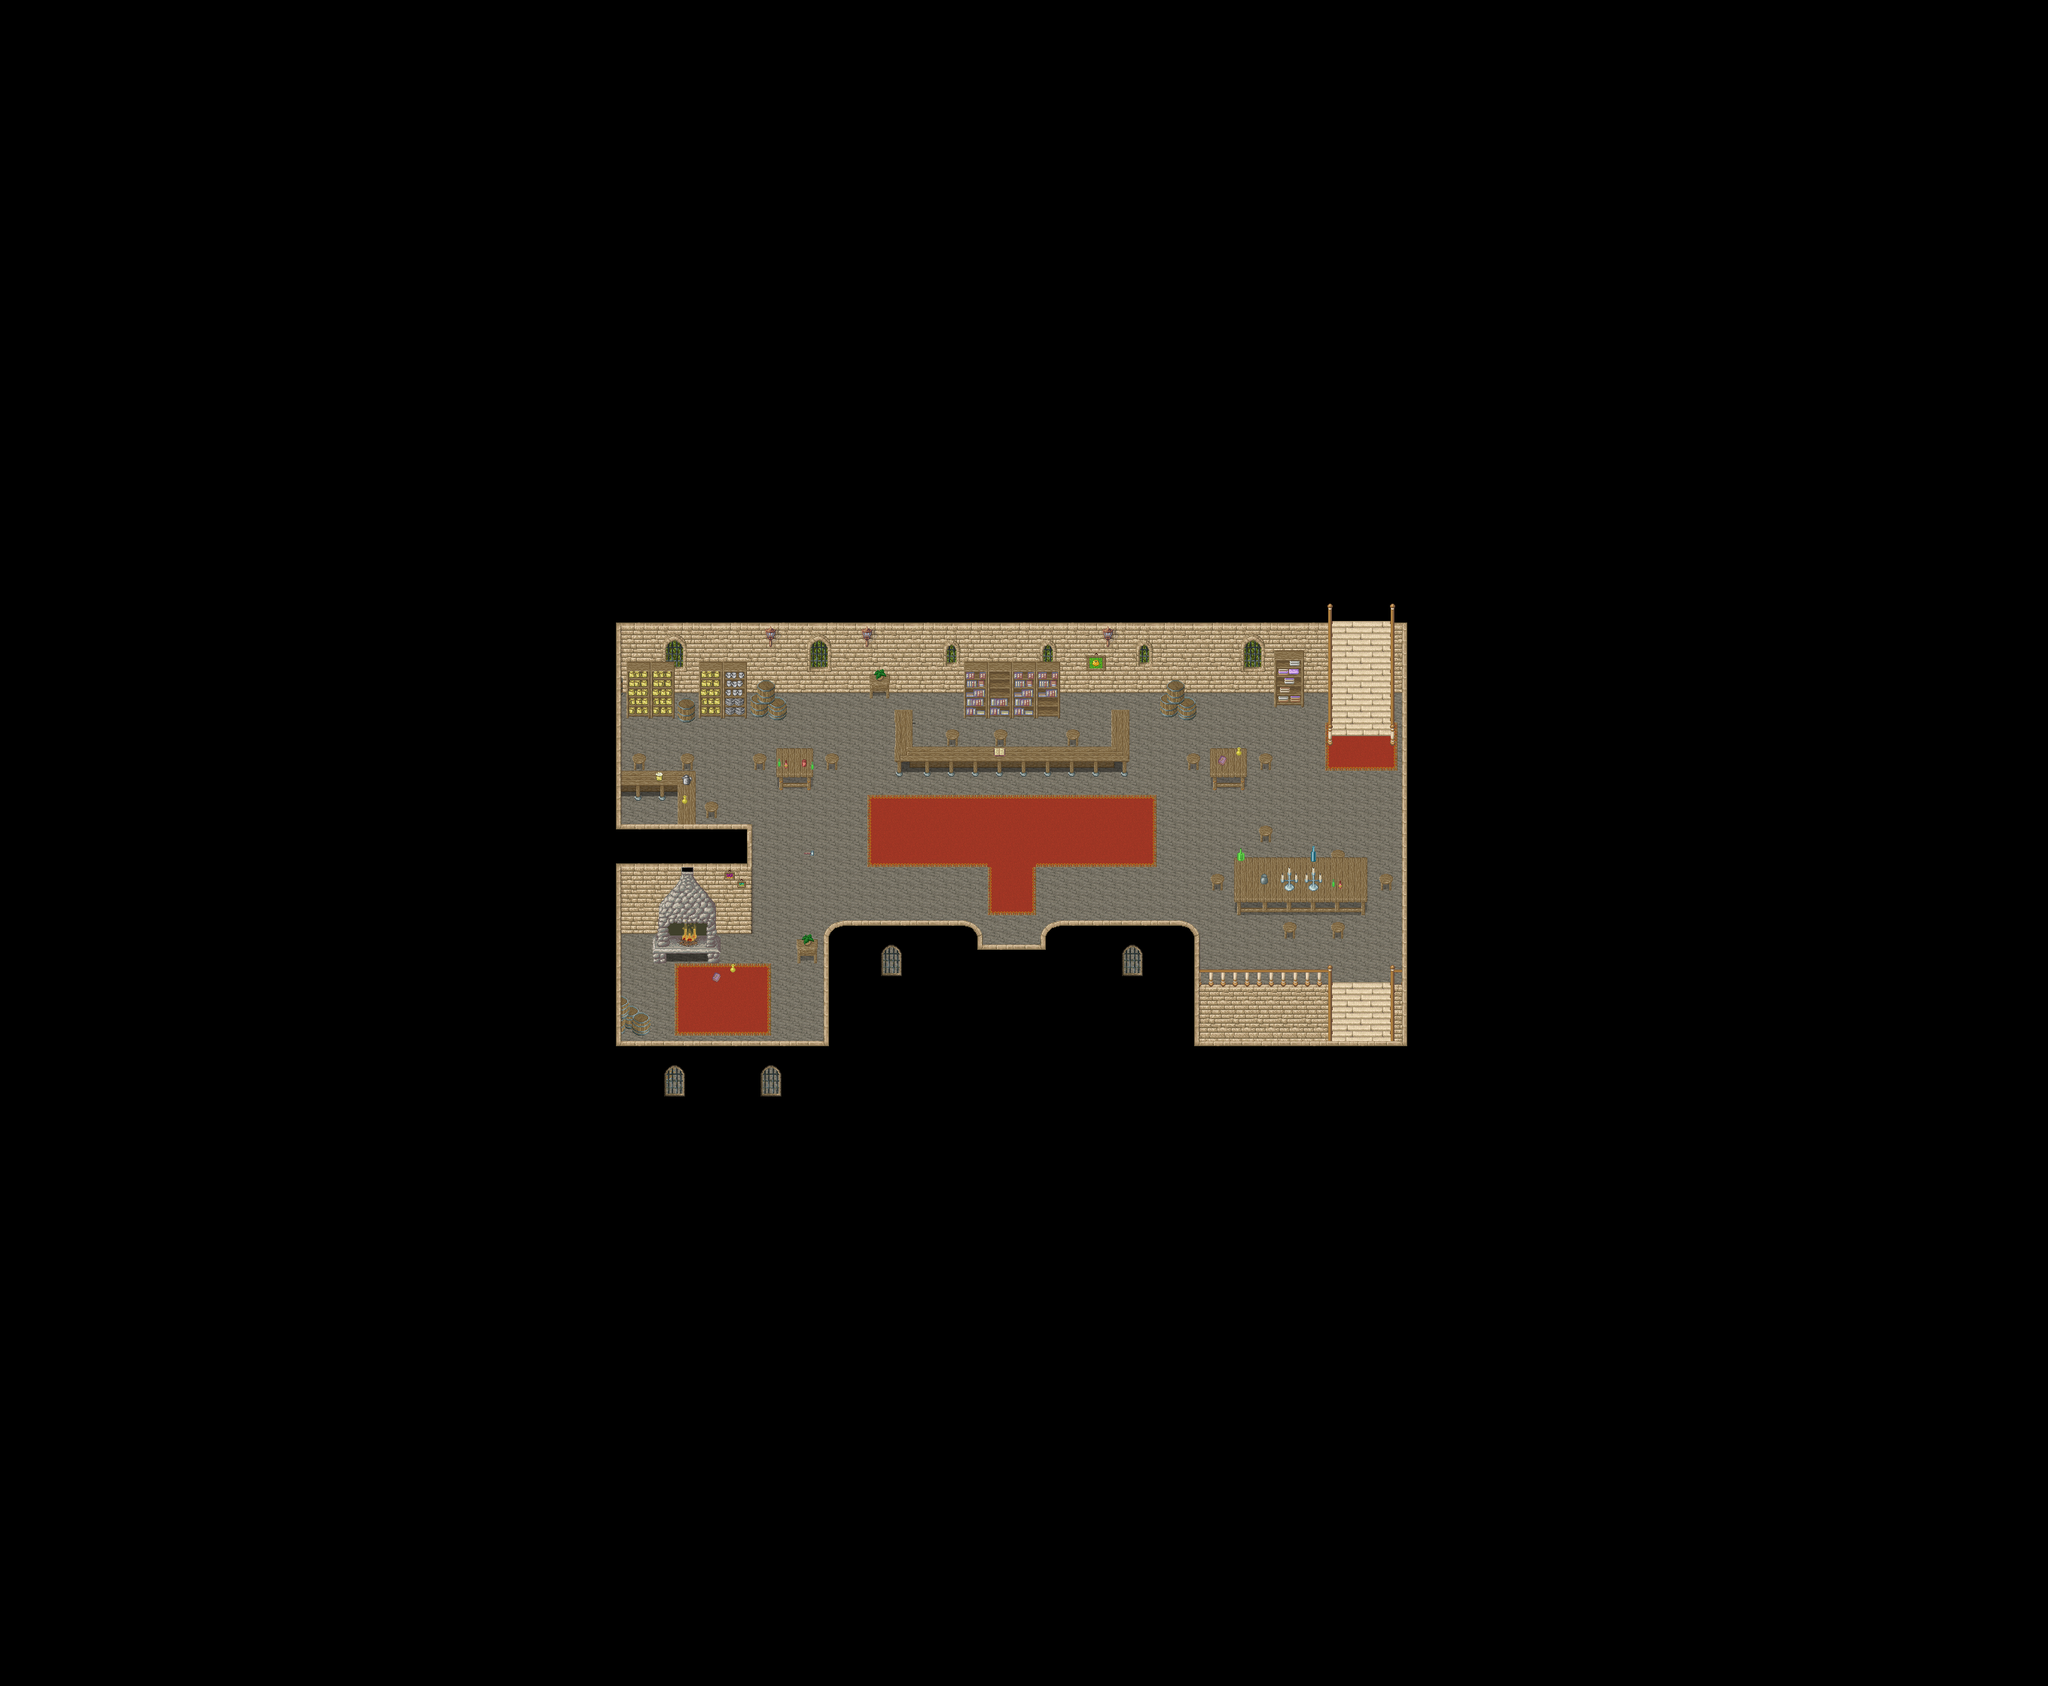

Tiled map render using the project's own tile images. Description and the map definition, with tile-layer contents summarised, below:
An orthogonal 85x70 tile map with 32x32 px tiles, 7 tile layers (Ground, Ground 2, Ground 3, Fringe, ...), 2 hidden layers not drawn, 21 tilesets and 3 objects (3x warp).

<map version="1.4" tiledversion="1.4.1" orientation="orthogonal" renderorder="right-down" compressionlevel="0" width="85" height="70" tilewidth="32" tileheight="32" infinite="0" nextlayerid="11" nextobjectid="17">
 <properties>
  <property name="license" value="CC BY-SA 3.0" />
  <property name="manaplus version" value="2" />
  <property name="minimap" value="graphics/minimaps/009-2-3.png" />
  <property name="music" value="reid.ogg" />
  <property name="name" value="Reid's Inn" />
 </properties>
 <tileset firstgid="1" name="Collision" tilewidth="32" tileheight="32" tilecount="9" columns="3">
  <image source="../graphics/tilesets/collision.png" width="96" height="96" />
 </tileset>
 <tileset firstgid="10" name="hurns-indoor" tilewidth="32" tileheight="32" tilecount="256" columns="16">
  <image source="../graphics/tilesets/hurns-indoor.png" width="512" height="512" />
 </tileset>
 <tileset firstgid="266" name="artis-indoor" tilewidth="32" tileheight="32" tilecount="256" columns="16">
  <image source="../graphics/tilesets/artis-indoor.png" width="512" height="512" />
 </tileset>
 <tileset firstgid="522" name="artis-indoor-fringe" tilewidth="32" tileheight="32" tilecount="256" columns="16">
  <image source="../graphics/tilesets/artis-indoor-fringe.png" width="512" height="512" />
 </tileset>
 <tileset firstgid="778" name="ship-indoor-fringe" tilewidth="32" tileheight="32" tilecount="256" columns="16">
  <image source="../graphics/tilesets/ship-indoor-fringe.png" width="512" height="512" />
 </tileset>
 <tileset firstgid="1034" name="artis-indoor-x1x3" tilewidth="32" tileheight="96" tilecount="48" columns="16">
  <image source="../graphics/tilesets/artis-indoor-x1x3.png" width="512" height="288" />
 </tileset>
 <tileset firstgid="1082" name="artis-indoor-x1x2" tilewidth="32" tileheight="64" tilecount="16" columns="16">
  <image source="../graphics/tilesets/artis-indoor-x1x2.png" width="512" height="64" />
 </tileset>
 <tileset firstgid="1098" name="hurns-ground" tilewidth="32" tileheight="32" tilecount="256" columns="16">
  <image source="../graphics/tilesets/hurns-ground.png" width="512" height="512" />
 </tileset>
 <tileset firstgid="1354" name="hurns-indoor-x1x3" tilewidth="32" tileheight="96" tilecount="16" columns="16">
  <image source="../graphics/tilesets/hurns-indoor-x1x3.png" width="512" height="96" />
 </tileset>
 <tileset firstgid="1370" name="artis-indoor-x1x4" tilewidth="32" tileheight="32" tilecount="64" columns="16">
  <image source="../graphics/tilesets/artis-indoor-x1x4.png" width="512" height="128" />
 </tileset>
 <tileset firstgid="1434" name="hurns-teacup-vapor" tilewidth="32" tileheight="32" tilecount="8" columns="4">
  <image source="../graphics/tilesets/hurns-teacup-vapor.png" width="128" height="64" />
  <tile id="0">
   <animation>
    <frame tileid="0" duration="100" />
    <frame tileid="1" duration="100" />
    <frame tileid="2" duration="100" />
    <frame tileid="3" duration="100" />
   </animation>
  </tile>
  <tile id="4">
   <animation>
    <frame tileid="4" duration="100" />
    <frame tileid="5" duration="100" />
    <frame tileid="6" duration="100" />
    <frame tileid="7" duration="100" />
   </animation>
  </tile>
 </tileset>
 <tileset firstgid="1442" name="fire" tilewidth="64" tileheight="64" tilecount="7" columns="7">
  <image source="../graphics/tilesets/fire.png" width="448" height="64" />
  <tile id="0">
   <animation>
    <frame tileid="0" duration="100" />
    <frame tileid="1" duration="100" />
    <frame tileid="2" duration="100" />
    <frame tileid="3" duration="100" />
    <frame tileid="4" duration="100" />
    <frame tileid="5" duration="100" />
    <frame tileid="6" duration="100" />
   </animation>
  </tile>
 </tileset>
 <tileset firstgid="1449" name="hurns-indoor-accessory" tilewidth="32" tileheight="32" tilecount="128" columns="8">
  <image source="../graphics/tilesets/hurns-indoor-accessory.png" width="256" height="512" />
 </tileset>
 <tileset firstgid="1577" name="sunlight-x1x5" tilewidth="32" tileheight="160" tilecount="4" columns="4">
  <image source="../graphics/tilesets/sunlight-x1x5.png" width="128" height="160" />
 </tileset>
 <tileset firstgid="1581" name="candle-x1x2" tilewidth="32" tileheight="64" tilecount="12" columns="3">
  <image source="../graphics/tilesets/candle-x1x2.png" width="96" height="256" />
  <tile id="6">
   <animation>
    <frame tileid="6" duration="100" />
    <frame tileid="7" duration="100" />
   </animation>
  </tile>
 </tileset>
 <tileset firstgid="1593" name="artis-indoor-cellar" tilewidth="32" tileheight="32" tilecount="128" columns="8">
  <image source="../graphics/tilesets/artis-indoor-cellar.png" width="256" height="512" />
 </tileset>
 <tileset firstgid="1721" name="castle1" tilewidth="32" tileheight="32" tilecount="374" columns="17">
  <image source="../graphics/tilesets/castle1.png" width="544" height="704" />
 </tileset>
 <tileset firstgid="2095" name="carpet" tilewidth="32" tileheight="32" tilecount="9" columns="3">
  <image source="../graphics/tilesets/carpet.png" width="96" height="96" />
 </tileset>
 <tileset firstgid="2104" name="box" tilewidth="32" tileheight="32" tilecount="36" columns="6">
  <image source="../graphics/tilesets/box.png" width="192" height="192" />
 </tileset>
 <tileset firstgid="2140" name="box-x1x2" tilewidth="64" tileheight="64" tilecount="4" columns="2">
  <image source="../graphics/tilesets/box-x1x2.png" width="128" height="128" />
 </tileset>
 <tileset firstgid="2144" name="artis-lamps" tilewidth="32" tileheight="32" tilecount="9" columns="3">
  <image source="../graphics/tilesets/artis-lamps.png" width="96" height="96" />
 </tileset>
 <layer id="1" name="Ground" width="85" height="70">
  <data>[5950 cells, 5950 non-empty, 17 distinct tile ids]</data>
 </layer>
 <layer id="2" name="Ground 2" width="85" height="70">
  <data>[5950 cells, 115 non-empty, 37 distinct tile ids]</data>
 </layer>
 <layer id="3" name="Ground 3" width="85" height="70">
  <data>[5950 cells, 143 non-empty, 67 distinct tile ids]</data>
 </layer>
 <layer id="4" name="Fringe" width="85" height="70">
  <data>[5950 cells, 2 non-empty, 1 distinct tile ids]</data>
 </layer>
 <layer id="5" name="Over" width="85" height="70">
  <data>[5950 cells, 275 non-empty, 32 distinct tile ids]</data>
 </layer>
 <layer id="6" name="Over 2" width="85" height="70">
  <data>[5950 cells, 15 non-empty, 14 distinct tile ids]</data>
 </layer>
 <layer id="7" name="Over 3" width="85" height="70">
  <data>[5950 cells, 1 non-empty, 1 distinct tile ids]</data>
 </layer>
 <layer id="8" name="Collision" width="85" height="70" visible="0">
  <data>[5950 cells, 5633 non-empty, 3 distinct tile ids]</data>
 </layer>
 <layer id="9" name="Heights" width="85" height="70" visible="0">
  <data>[5950 cells, 0 non-empty, 0 distinct tile ids]</data>
 </layer>
 <objectgroup id="10" name="Object">
  <object id="14" name="To Asphodel Moor" type="warp" x="1312" y="1280" width="64" height="32">
   <properties>
    <property name="dest_map" value="009-1" />
    <property name="dest_x" value="34" />
    <property name="dest_y" value="169" />
   </properties>
  </object>
  <object id="15" name="To Reid's Inn First Floor" type="warp" x="1792" y="896" width="32" height="32">
   <properties>
    <property name="dest_map" value="009-2-5" />
    <property name="dest_x" value="55" />
    <property name="dest_y" value="31" />
   </properties>
  </object>
  <object id="16" name="To Reid's Inn Basement" type="warp" x="1792" y="1344" width="32" height="32">
   <properties>
    <property name="dest_map" value="009-2-4" />
    <property name="dest_x" value="56" />
    <property name="dest_y" value="39" />
   </properties>
  </object>
 </objectgroup>
</map>
